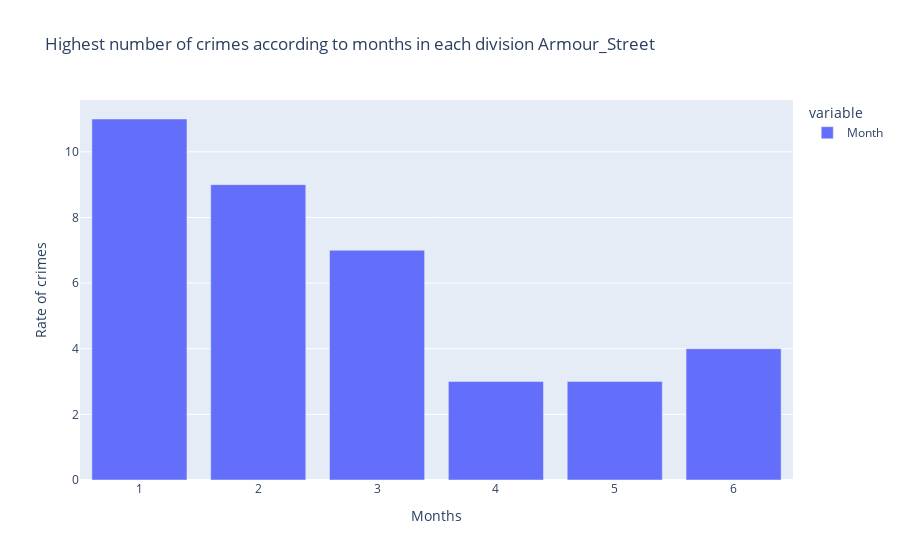
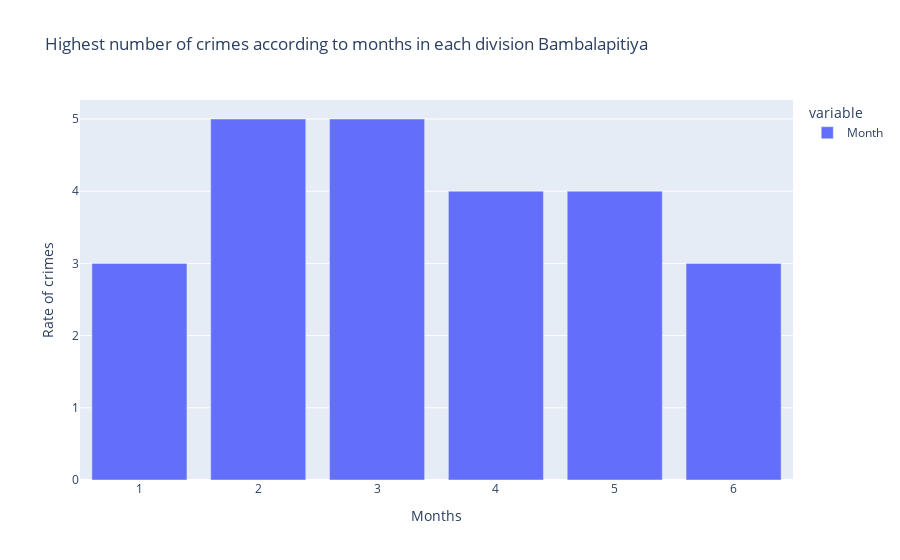
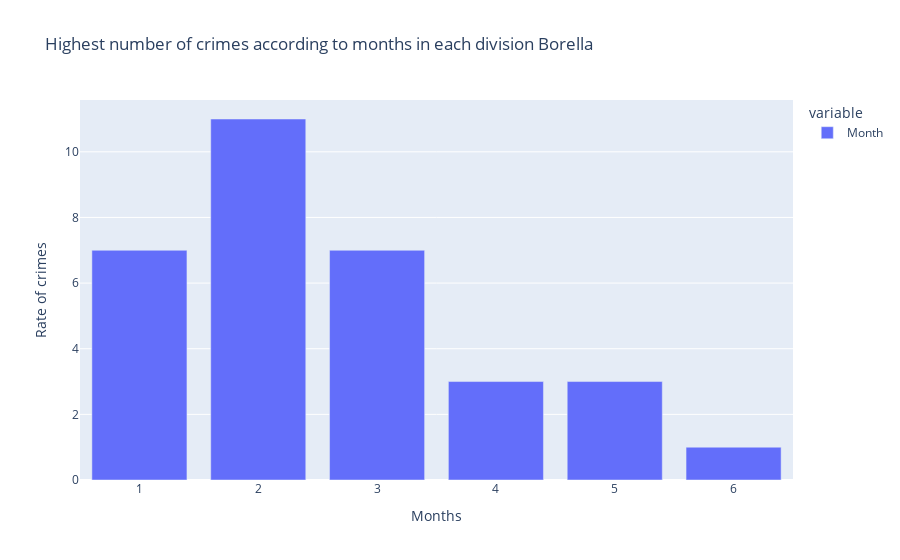
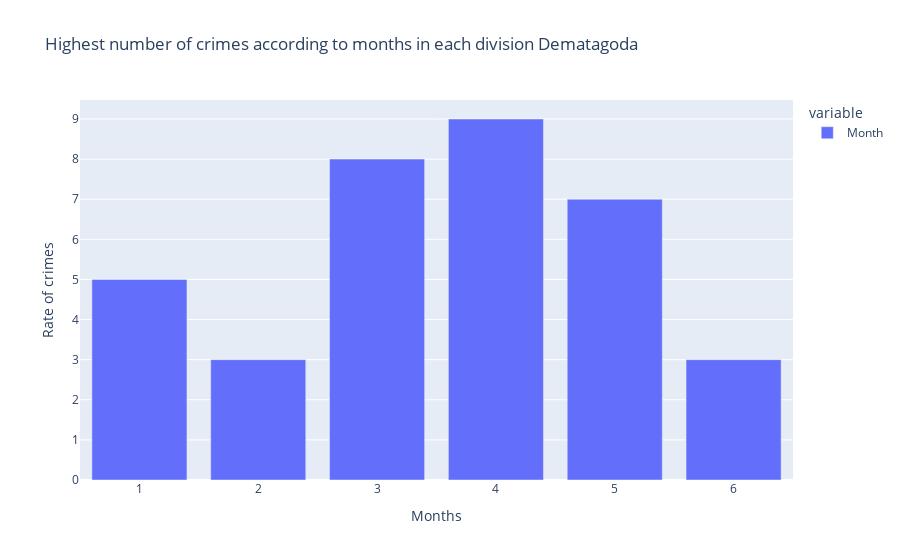

Notebook code for these charts, in order:
### Markdown cell above
##### Observation 5: Distribution of Number of crimes according to first 6 months of 2017.

### Code cell
# Making Bar chart
for i in divisions:
    fig = px.bar(i["Month"].value_counts(), title = "Highest number of crimes according to months in each division {division}".format(division=i["Police_Stn"].unique()[0]), labels={"index":"Months", "value":"Rate of crimes"})
    fig.show()

### Figure 1 — Plotly figure (JSON) as saved in the notebook; plotly's stock layout.template omitted (floating-point values rounded to 4 significant figures)
{"data": [{"alignmentgroup": "True", "hovertemplate": "variable=Month<br>Months=%{x}<br>Rate of crimes=%{y}<extra></extra>", "legendgroup": "Month", "marker": {"color": "#636efa", "pattern": {"shape": ""}}, "name": "Month", "offsetgroup": "Month", "orientation": "v", "showlegend": true, "textposition": "auto", "type": "bar", "x": [1, 2, 3, 6, 4, 5], "xaxis": "x", "y": [11, 9, 7, 4, 3, 3], "yaxis": "y"}], "layout": {"barmode": "relative", "legend": {"title": {"text": "variable"}, "tracegroupgap": 0}, "title": {"text": "Highest number of crimes according to months in each division Armour_Street"}, "xaxis": {"anchor": "y", "domain": [0, 1], "title": {"text": "Months"}}, "yaxis": {"anchor": "x", "domain": [0, 1], "title": {"text": "Rate of crimes"}}}}

### Figure 2 — Plotly figure (JSON) as saved in the notebook; plotly's stock layout.template omitted (floating-point values rounded to 4 significant figures)
{"data": [{"alignmentgroup": "True", "hovertemplate": "variable=Month<br>Months=%{x}<br>Rate of crimes=%{y}<extra></extra>", "legendgroup": "Month", "marker": {"color": "#636efa", "pattern": {"shape": ""}}, "name": "Month", "offsetgroup": "Month", "orientation": "v", "showlegend": true, "textposition": "auto", "type": "bar", "x": [2, 3, 4, 5, 1, 6], "xaxis": "x", "y": [5, 5, 4, 4, 3, 3], "yaxis": "y"}], "layout": {"barmode": "relative", "legend": {"title": {"text": "variable"}, "tracegroupgap": 0}, "title": {"text": "Highest number of crimes according to months in each division Bambalapitiya"}, "xaxis": {"anchor": "y", "domain": [0, 1], "title": {"text": "Months"}}, "yaxis": {"anchor": "x", "domain": [0, 1], "title": {"text": "Rate of crimes"}}}}

### Figure 3 — Plotly figure (JSON) as saved in the notebook; plotly's stock layout.template omitted (floating-point values rounded to 4 significant figures)
{"data": [{"alignmentgroup": "True", "hovertemplate": "variable=Month<br>Months=%{x}<br>Rate of crimes=%{y}<extra></extra>", "legendgroup": "Month", "marker": {"color": "#636efa", "pattern": {"shape": ""}}, "name": "Month", "offsetgroup": "Month", "orientation": "v", "showlegend": true, "textposition": "auto", "type": "bar", "x": [2, 1, 3, 4, 5, 6], "xaxis": "x", "y": [11, 7, 7, 3, 3, 1], "yaxis": "y"}], "layout": {"barmode": "relative", "legend": {"title": {"text": "variable"}, "tracegroupgap": 0}, "title": {"text": "Highest number of crimes according to months in each division Borella"}, "xaxis": {"anchor": "y", "domain": [0, 1], "title": {"text": "Months"}}, "yaxis": {"anchor": "x", "domain": [0, 1], "title": {"text": "Rate of crimes"}}}}

### Figure 4 — Plotly figure (JSON) as saved in the notebook; plotly's stock layout.template omitted (floating-point values rounded to 4 significant figures)
{"data": [{"alignmentgroup": "True", "hovertemplate": "variable=Month<br>Months=%{x}<br>Rate of crimes=%{y}<extra></extra>", "legendgroup": "Month", "marker": {"color": "#636efa", "pattern": {"shape": ""}}, "name": "Month", "offsetgroup": "Month", "orientation": "v", "showlegend": true, "textposition": "auto", "type": "bar", "x": [4, 3, 5, 1, 2, 6], "xaxis": "x", "y": [9, 8, 7, 5, 3, 3], "yaxis": "y"}], "layout": {"barmode": "relative", "legend": {"title": {"text": "variable"}, "tracegroupgap": 0}, "title": {"text": "Highest number of crimes according to months in each division Dematagoda"}, "xaxis": {"anchor": "y", "domain": [0, 1], "title": {"text": "Months"}}, "yaxis": {"anchor": "x", "domain": [0, 1], "title": {"text": "Rate of crimes"}}}}
